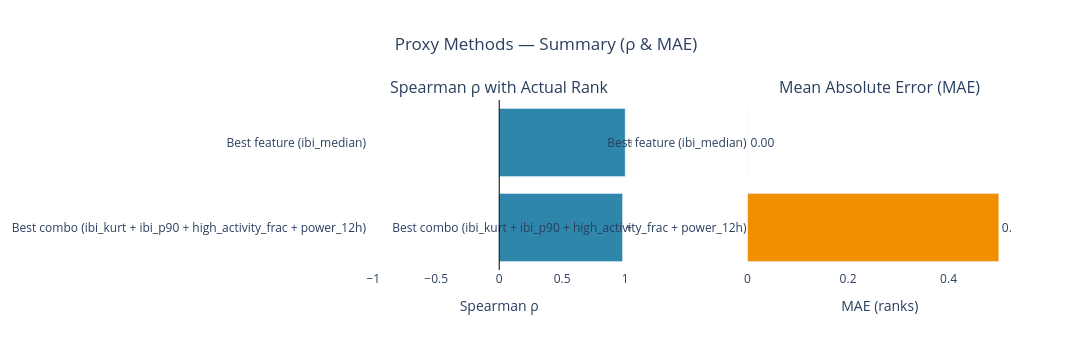
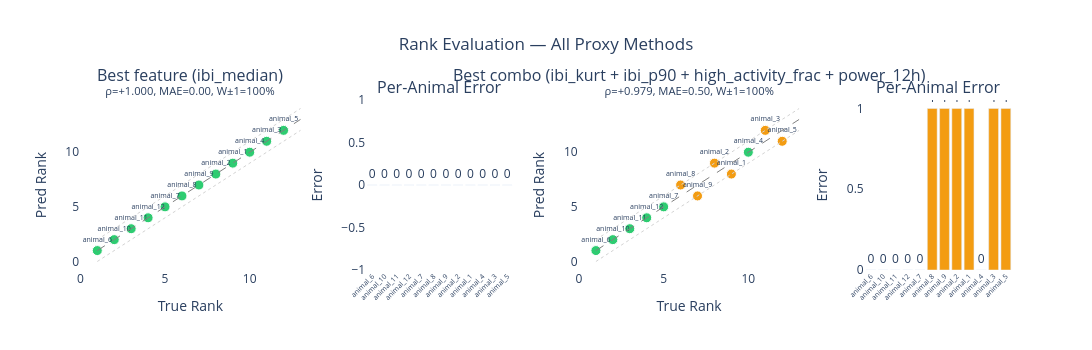

Here is the notebook cell these charts were saved with, in order:
### Code cell
import plotly.graph_objects as go
from plotly.subplots import make_subplots
import math

# ── Build per-proxy result dataframes from proxy_rows + proxies_raw ─────────
# Replicate evaluate_proxies orientation + eval_ordering exactly:
#   1. orient scores so rho(scores, actual_rank) >= 0
#      → higher score = higher rank number = LESS dominant
#   2. rankdata(scores_oriented, method='ordinal')
#      → rank 1 = lowest score = MOST dominant ✓
actual_ranks = all_features['actual_rank'].values
animal_names = all_features['animal'].tolist()

# Sort index by true rank so scatter x-axis goes 1 → N
sort_idx = np.argsort(actual_ranks)
actual_ranks_sorted = actual_ranks[sort_idx]
animal_names_sorted = [animal_names[i] for i in sort_idx]

proxy_results = {}
for row in proxy_rows:
    name   = row['proxy']
    scores = proxies_raw[name]
    rho_dir = spearmanr(scores, actual_ranks).correlation

    # Mirror evaluate_proxies: orient so rho >= 0
    scores_oriented = scores if (rho_dir is None or rho_dir >= 0) else -scores
    # Mirror eval_ordering: rankdata with ordinal (no negation)
    pred_ranks = rankdata(scores_oriented, method='ordinal').astype(int)

    # Sort by true rank for the scatter plot
    pred_ranks_sorted = pred_ranks[sort_idx]
    errors_sorted     = np.abs(pred_ranks_sorted - actual_ranks_sorted)

    proxy_results[name] = {
        'animals':   animal_names_sorted,
        'true_rank': actual_ranks_sorted.tolist(),
        'pred_rank': pred_ranks_sorted.tolist(),
        'errors':    errors_sorted.tolist(),
        'rho':       row['rho'],
        'mae':       row['mae'],
        'within_1':  row['within_1'],
        'n':         len(actual_ranks),
    }

n_methods  = len(proxy_results)
n_animals  = len(animal_names)
diag_vals  = list(range(1, n_animals + 2))

# Sort methods by |ρ| descending so the best appear first
sorted_names = sorted(proxy_results.keys(),
                      key=lambda n: -abs(proxy_results[n]['rho']))

# ── Figure 1: Summary overview (ρ and MAE for all methods) ──────────────────
summary_df = pd.DataFrame(proxy_rows).sort_values('rho', key=abs, ascending=True)

fig_summary = make_subplots(
    rows=1, cols=2,
    subplot_titles=('Spearman ρ with Actual Rank', 'Mean Absolute Error (MAE)'),
    horizontal_spacing=0.18
)

colors_rho = ['#2E86AB' if r >= 0 else '#E84855' for r in summary_df['rho']]

fig_summary.add_trace(go.Bar(
    x=summary_df['rho'], y=summary_df['proxy'], orientation='h',
    marker_color=colors_rho,
    text=[f"{r:+.3f}" for r in summary_df['rho']],
    textposition='outside',
    showlegend=False,
), row=1, col=1)

fig_summary.add_trace(go.Bar(
    x=summary_df['mae'], y=summary_df['proxy'], orientation='h',
    marker_color='#F18F01',
    text=[f"{m:.2f}" for m in summary_df['mae']],
    textposition='outside',
    showlegend=False,
), row=1, col=2)

fig_summary.add_vline(x=0, line_color='black', line_width=1, row=1, col=1)

fig_summary.update_layout(
    title=dict(text='Proxy Methods — Summary (ρ & MAE)', x=0.5),
    height=max(350, 38 * n_methods),
    width=1200,
    plot_bgcolor='white',
    paper_bgcolor='white',
    margin=dict(l=280),
)
fig_summary.update_xaxes(title_text='Spearman ρ', row=1, col=1, range=[-1.05, 1.05])
fig_summary.update_xaxes(title_text='MAE (ranks)', row=1, col=2)

fig_summary.write_html(f"{output_folder}/rank_evaluation_summary.html")
fig_summary.show()
print(f"Saved → {output_folder}/rank_evaluation_summary.html")

# ── Figure 2: Per-method grid — 2 methods per row, each with scatter + bar ──
METHODS_PER_ROW = 2
n_rows = math.ceil(n_methods / METHODS_PER_ROW)
v_spacing = min(0.06, round(0.9 / max(n_rows - 1, 1), 4)) if n_rows > 1 else 0.05

subplot_titles = []
padded = sorted_names + [None] * (n_rows * METHODS_PER_ROW - n_methods)

for i in range(n_rows):
    for j in range(METHODS_PER_ROW):
        idx = i * METHODS_PER_ROW + j
        name = padded[idx]
        if name is not None:
            r = proxy_results[name]
            subplot_titles += [
                f"{name}<br><sup>ρ={r['rho']:+.3f}, MAE={r['mae']:.2f}, W±1={r['within_1']*100:.0f}%</sup>",
                "Per-Animal Error",
            ]
        else:
            subplot_titles += ["", ""]

fig_grid = make_subplots(
    rows=n_rows, cols=4,
    subplot_titles=subplot_titles,
    horizontal_spacing=0.07,
    vertical_spacing=v_spacing,
    column_widths=[0.3, 0.2, 0.3, 0.2],
)

for i, name in enumerate(sorted_names):
    r           = proxy_results[name]
    grid_row    = i // METHODS_PER_ROW + 1
    pair_idx    = i %  METHODS_PER_ROW
    scatter_col = 1 + pair_idx * 2
    bar_col     = scatter_col + 1

    true_r  = r['true_rank']
    pred_r  = r['pred_rank']
    errors  = r['errors']
    animals = r['animals']

    err_colors = ['#2ecc71' if e == 0 else '#f39c12' if e <= 2 else '#e74c3c'
                  for e in errors]

    # Scatter: x=True Rank, y=Predicted Rank — perfect prediction lies on diagonal
    fig_grid.add_trace(go.Scatter(
        x=true_r, y=pred_r,
        mode='markers+text',
        text=animals,
        textposition='top center',
        textfont=dict(size=7),
        marker=dict(color=err_colors, size=10, line=dict(color='white', width=1)),
        showlegend=False,
    ), row=grid_row, col=scatter_col)

    fig_grid.add_trace(go.Scatter(
        x=diag_vals, y=diag_vals, mode='lines',
        line=dict(color='gray', dash='dash', width=1),
        showlegend=False,
    ), row=grid_row, col=scatter_col)

    fig_grid.add_trace(go.Scatter(
        x=diag_vals, y=[v + 1 for v in diag_vals], mode='lines',
        line=dict(color='lightgray', dash='dot', width=1), showlegend=False,
    ), row=grid_row, col=scatter_col)
    fig_grid.add_trace(go.Scatter(
        x=diag_vals, y=[v - 1 for v in diag_vals], mode='lines',
        line=dict(color='lightgray', dash='dot', width=1), showlegend=False,
    ), row=grid_row, col=scatter_col)

    fig_grid.update_xaxes(title_text="True Rank", row=grid_row, col=scatter_col)
    fig_grid.update_yaxes(title_text="Pred Rank", row=grid_row, col=scatter_col)

    # Bar: per-animal error sorted by true rank (rank 1 = most dominant on left)
    fig_grid.add_trace(go.Bar(
        x=animals, y=errors,
        marker_color=err_colors,
        text=[str(int(e)) for e in errors],
        textposition='outside',
        showlegend=False,
    ), row=grid_row, col=bar_col)

    fig_grid.update_xaxes(tickangle=-45, tickfont=dict(size=7), row=grid_row, col=bar_col)
    fig_grid.update_yaxes(title_text="Error", row=grid_row, col=bar_col)

fig_grid.update_layout(
    title=dict(text='Rank Evaluation — All Proxy Methods', x=0.5),
    height=350 * n_rows,
    width=1300,
    plot_bgcolor='white',
    paper_bgcolor='white',
    showlegend=False,
)

fig_grid.write_html(f"{output_folder}/rank_evaluation_all_methods.html")
fig_grid.show()
print(f"Saved → {output_folder}/rank_evaluation_all_methods.html")

### Figure 1 — Plotly figure (JSON) as saved in the notebook; plotly's stock layout.template omitted (floating-point values rounded to 4 significant figures)
{"data": [{"marker": {"color": ["#2E86AB", "#2E86AB"]}, "orientation": "h", "showlegend": false, "text": ["+0.979", "+1.000"], "textposition": "outside", "type": "bar", "x": [0.979, 1.0], "xaxis": "x", "y": ["Best combo (ibi_kurt + ibi_p90 + high_activity_frac + power_12h)", "Best feature (ibi_median)"], "yaxis": "y"}, {"marker": {"color": "#F18F01"}, "orientation": "h", "showlegend": false, "text": ["0.50", "0.00"], "textposition": "outside", "type": "bar", "x": [0.5, 0.0], "xaxis": "x2", "y": ["Best combo (ibi_kurt + ibi_p90 + high_activity_frac + power_12h)", "Best feature (ibi_median)"], "yaxis": "y2"}], "layout": {"annotations": [{"font": {"size": 16}, "showarrow": false, "text": "Spearman ρ with Actual Rank", "x": 0.205, "xanchor": "center", "xref": "paper", "y": 1, "yanchor": "bottom", "yref": "paper"}, {"font": {"size": 16}, "showarrow": false, "text": "Mean Absolute Error (MAE)", "x": 0.795, "xanchor": "center", "xref": "paper", "y": 1, "yanchor": "bottom", "yref": "paper"}], "height": 350, "margin": {"l": 280}, "paper_bgcolor": "white", "plot_bgcolor": "white", "shapes": [{"line": {"color": "black", "width": 1}, "type": "line", "x0": 0, "x1": 0, "xref": "x", "y0": 0, "y1": 1, "yref": "y domain"}], "title": {"text": "Proxy Methods — Summary (ρ & MAE)", "x": 0.5}, "width": 1200, "xaxis": {"anchor": "y", "domain": [0, 0.41], "range": [-1.05, 1.05], "title": {"text": "Spearman ρ"}}, "xaxis2": {"anchor": "y2", "domain": [0.59, 1], "title": {"text": "MAE (ranks)"}}, "yaxis": {"anchor": "x", "domain": [0, 1]}, "yaxis2": {"anchor": "x2", "domain": [0, 1]}}}

### Figure 2 — Plotly figure (JSON) as saved in the notebook; plotly's stock layout.template omitted (floating-point values rounded to 4 significant figures)
{"data": [{"marker": {"color": ["#2ecc71", "#2ecc71", "#2ecc71", "#2ecc71", "#2ecc71", "#2ecc71", "#2ecc71", "#2ecc71", "#2ecc71", "#2ecc71", "#2ecc71", "#2ecc71"], "line": {"color": "white", "width": 1}, "size": 10}, "mode": "markers+text", "showlegend": false, "text": ["animal_6", "animal_10", "animal_11", "animal_12", "animal_7", "animal_8", "animal_9", "animal_2", "animal_1", "animal_4", "animal_3", "animal_5"], "textfont": {"size": 7}, "textposition": "top center", "type": "scatter", "x": [1, 2, 3, 4, 5, 6, 7, 8, 9, 10, 11, 12], "xaxis": "x", "y": [1, 2, 3, 4, 5, 6, 7, 8, 9, 10, 11, 12], "yaxis": "y"}, {"line": {"color": "gray", "dash": "dash", "width": 1}, "mode": "lines", "showlegend": false, "type": "scatter", "x": [1, 2, 3, 4, 5, 6, 7, 8, 9, 10, 11, 12, 13], "xaxis": "x", "y": [1, 2, 3, 4, 5, 6, 7, 8, 9, 10, 11, 12, 13], "yaxis": "y"}, {"line": {"color": "lightgray", "dash": "dot", "width": 1}, "mode": "lines", "showlegend": false, "type": "scatter", "x": [1, 2, 3, 4, 5, 6, 7, 8, 9, 10, 11, 12, 13], "xaxis": "x", "y": [2, 3, 4, 5, 6, 7, 8, 9, 10, 11, 12, 13, 14], "yaxis": "y"}, {"line": {"color": "lightgray", "dash": "dot", "width": 1}, "mode": "lines", "showlegend": false, "type": "scatter", "x": [1, 2, 3, 4, 5, 6, 7, 8, 9, 10, 11, 12, 13], "xaxis": "x", "y": [0, 1, 2, 3, 4, 5, 6, 7, 8, 9, 10, 11, 12], "yaxis": "y"}, {"marker": {"color": ["#2ecc71", "#2ecc71", "#2ecc71", "#2ecc71", "#2ecc71", "#2ecc71", "#2ecc71", "#2ecc71", "#2ecc71", "#2ecc71", "#2ecc71", "#2ecc71"]}, "showlegend": false, "text": ["0", "0", "0", "0", "0", "0", "0", "0", "0", "0", "0", "0"], "textposition": "outside", "type": "bar", "x": ["animal_6", "animal_10", "animal_11", "animal_12", "animal_7", "animal_8", "animal_9", "animal_2", "animal_1", "animal_4", "animal_3", "animal_5"], "xaxis": "x2", "y": [0, 0, 0, 0, 0, 0, 0, 0, 0, 0, 0, 0], "yaxis": "y2"}, {"marker": {"color": ["#2ecc71", "#2ecc71", "#2ecc71", "#2ecc71", "#2ecc71", "#f39c12", "#f39c12", "#f39c12", "#f39c12", "#2ecc71", "#f39c12", "#f39c12"], "line": {"color": "white", "width": 1}, "size": 10}, "mode": "markers+text", "showlegend": false, "text": ["animal_6", "animal_10", "animal_11", "animal_12", "animal_7", "animal_8", "animal_9", "animal_2", "animal_1", "animal_4", "animal_3", "animal_5"], "textfont": {"size": 7}, "textposition": "top center", "type": "scatter", "x": [1, 2, 3, 4, 5, 6, 7, 8, 9, 10, 11, 12], "xaxis": "x3", "y": [1, 2, 3, 4, 5, 7, 6, 9, 8, 10, 12, 11], "yaxis": "y3"}, {"line": {"color": "gray", "dash": "dash", "width": 1}, "mode": "lines", "showlegend": false, "type": "scatter", "x": [1, 2, 3, 4, 5, 6, 7, 8, 9, 10, 11, 12, 13], "xaxis": "x3", "y": [1, 2, 3, 4, 5, 6, 7, 8, 9, 10, 11, 12, 13], "yaxis": "y3"}, {"line": {"color": "lightgray", "dash": "dot", "width": 1}, "mode": "lines", "showlegend": false, "type": "scatter", "x": [1, 2, 3, 4, 5, 6, 7, 8, 9, 10, 11, 12, 13], "xaxis": "x3", "y": [2, 3, 4, 5, 6, 7, 8, 9, 10, 11, 12, 13, 14], "yaxis": "y3"}, {"line": {"color": "lightgray", "dash": "dot", "width": 1}, "mode": "lines", "showlegend": false, "type": "scatter", "x": [1, 2, 3, 4, 5, 6, 7, 8, 9, 10, 11, 12, 13], "xaxis": "x3", "y": [0, 1, 2, 3, 4, 5, 6, 7, 8, 9, 10, 11, 12], "yaxis": "y3"}, {"marker": {"color": ["#2ecc71", "#2ecc71", "#2ecc71", "#2ecc71", "#2ecc71", "#f39c12", "#f39c12", "#f39c12", "#f39c12", "#2ecc71", "#f39c12", "#f39c12"]}, "showlegend": false, "text": ["0", "0", "0", "0", "0", "1", "1", "1", "1", "0", "1", "1"], "textposition": "outside", "type": "bar", "x": ["animal_6", "animal_10", "animal_11", "animal_12", "animal_7", "animal_8", "animal_9", "animal_2", "animal_1", "animal_4", "animal_3", "animal_5"], "xaxis": "x4", "y": [0, 0, 0, 0, 0, 1, 1, 1, 1, 0, 1, 1], "yaxis": "y4"}], "layout": {"annotations": [{"font": {"size": 16}, "showarrow": false, "text": "Best feature (ibi_median)<br><sup>ρ=+1.000, MAE=0.00, W±1=100%</sup>", "x": 0.1185, "xanchor": "center", "xref": "paper", "y": 1, "yanchor": "bottom", "yref": "paper"}, {"font": {"size": 16}, "showarrow": false, "text": "Per-Animal Error", "x": 0.386, "xanchor": "center", "xref": "paper", "y": 1, "yanchor": "bottom", "yref": "paper"}, {"font": {"size": 16}, "showarrow": false, "text": "Best combo (ibi_kurt + ibi_p90 + high_activity_frac + power_12h)<br><sup>ρ=+0.979, MAE=0.50, W±1=100%</sup>", "x": 0.6535, "xanchor": "center", "xref": "paper", "y": 1, "yanchor": "bottom", "yref": "paper"}, {"font": {"size": 16}, "showarrow": false, "text": "Per-Animal Error", "x": 0.921, "xanchor": "center", "xref": "paper", "y": 1, "yanchor": "bottom", "yref": "paper"}], "height": 350, "paper_bgcolor": "white", "plot_bgcolor": "white", "showlegend": false, "title": {"text": "Rank Evaluation — All Proxy Methods", "x": 0.5}, "width": 1300, "xaxis": {"anchor": "y", "domain": [0, 0.237], "title": {"text": "True Rank"}}, "xaxis2": {"anchor": "y2", "domain": [0.307, 0.465], "tickangle": -45, "tickfont": {"size": 7}}, "xaxis3": {"anchor": "y3", "domain": [0.535, 0.772], "title": {"text": "True Rank"}}, "xaxis4": {"anchor": "y4", "domain": [0.842, 1], "tickangle": -45, "tickfont": {"size": 7}}, "yaxis": {"anchor": "x", "domain": [0, 1], "title": {"text": "Pred Rank"}}, "yaxis2": {"anchor": "x2", "domain": [0, 1], "title": {"text": "Error"}}, "yaxis3": {"anchor": "x3", "domain": [0, 1], "title": {"text": "Pred Rank"}}, "yaxis4": {"anchor": "x4", "domain": [0, 1], "title": {"text": "Error"}}}}
